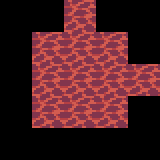

Rendered tile map (Tiled .tmx) drawn with the repository's tilesets; below, a short description and the full map source, tile grids included:
An orthogonal 5x5 tile map with 32x32 px tiles, 1 tile layer (Tile Layer 1).

<map version="1.0" tiledversion="1.1.6" orientation="orthogonal" renderorder="right-down" width="5" height="5" tilewidth="32" tileheight="32" infinite="0" nextobjectid="1">
 <tileset firstgid="1" source="../ground.tsx" />
 <layer name="Tile Layer 1" width="5" height="5">
  <data encoding="csv">
0,0,27,0,0,
0,27,27,27,0,
0,27,27,27,27,
0,27,27,27,0,
0,0,0,0,0
</data>
 </layer>
</map>
